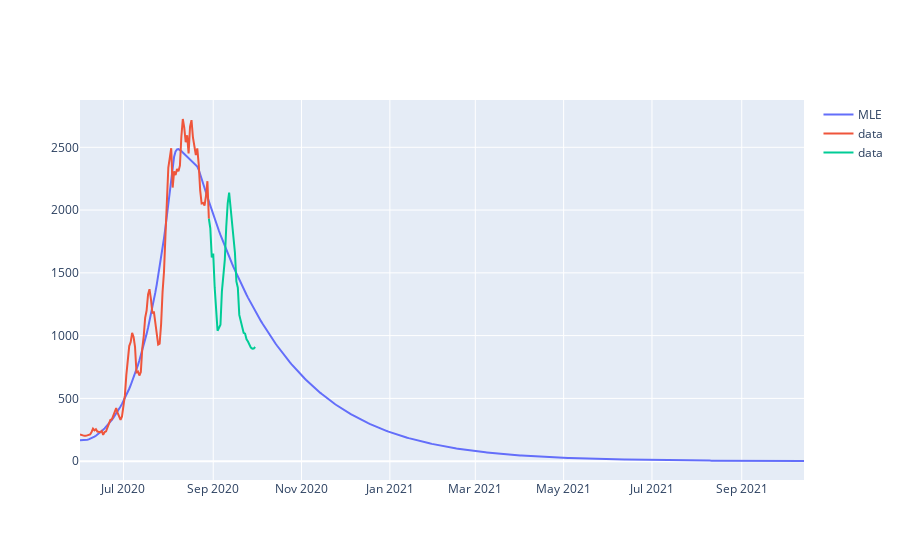

Source (notebook cell):
### Markdown cell above
**Compare with Actual Data**

### Code cell
variable = "notification"

fig = go.Figure()
fig = fig.add_trace(go.Scatter(x = map_res.derived_outputs[variable].keys(), y = map_res.derived_outputs[variable], name = "MLE"))
fig = fig.add_trace(go.Scatter(x = notification_target.keys(), y = notification_target, name = "data"))
fig = fig.add_trace(go.Scatter(x = notification_smoothed[89:].keys(), y = notification_smoothed[89:], name = "data"))
fig.show()
